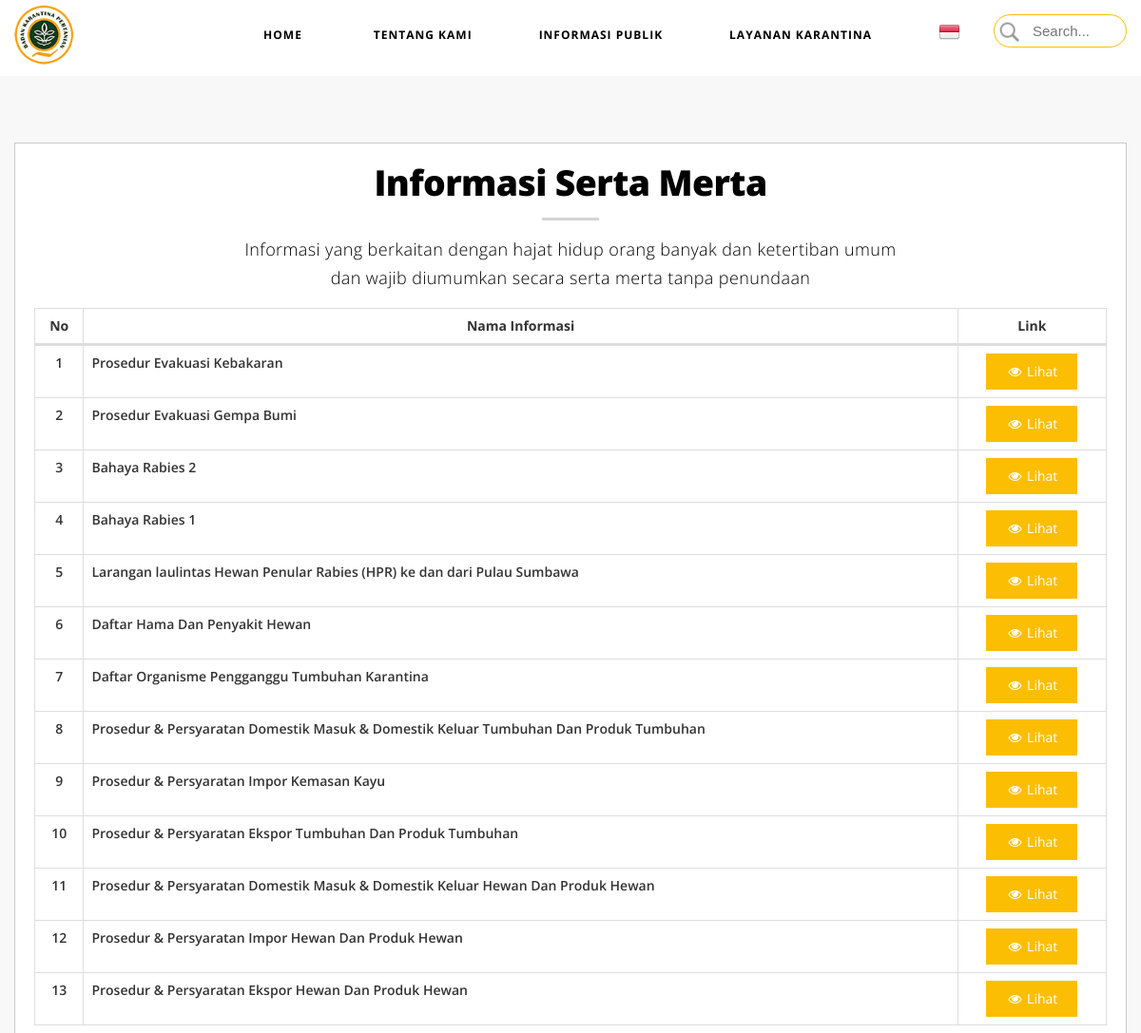
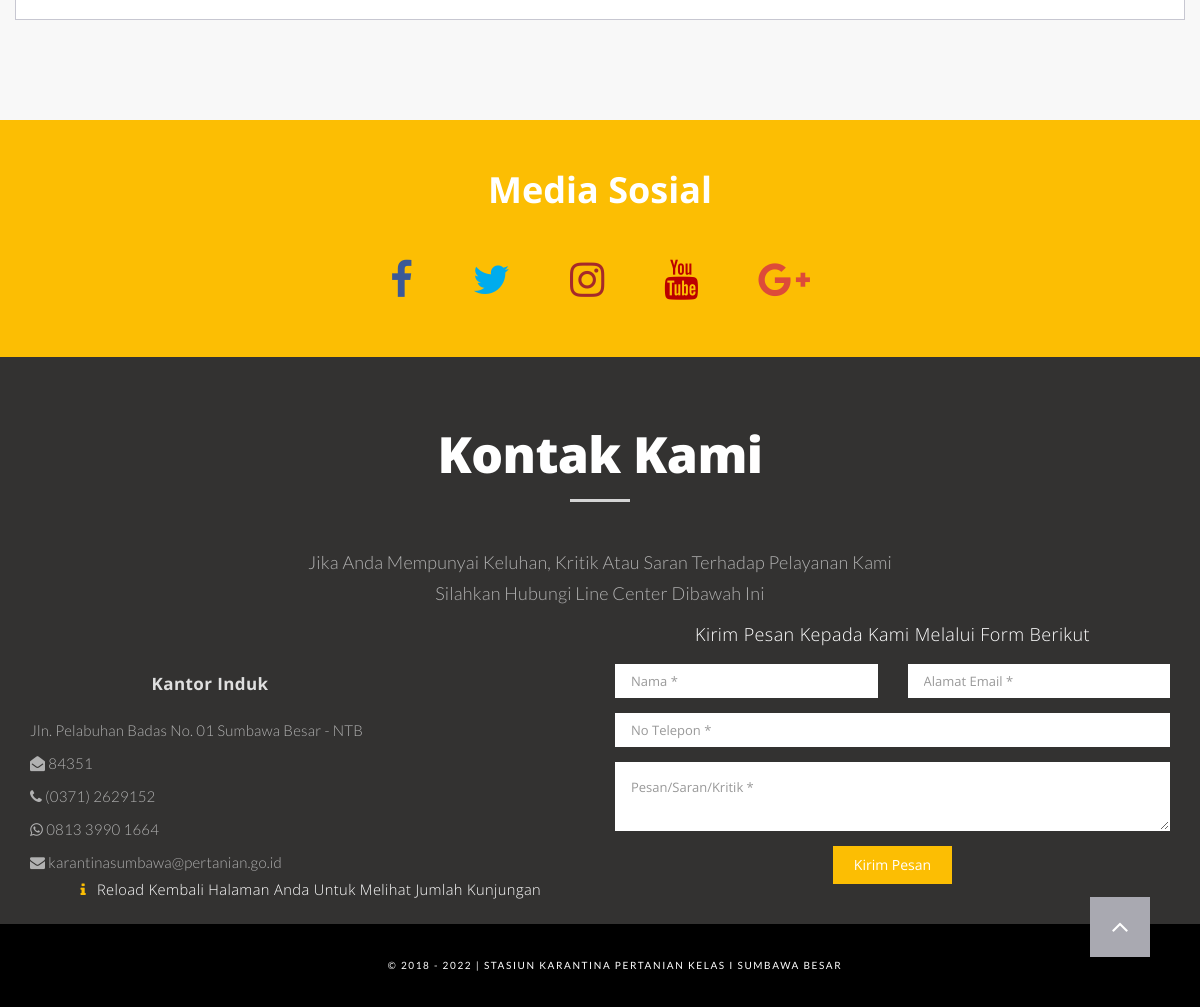
The page /ppid?info=serta_merta on the database its author committed (2 pictures, top to bottom).
### tables this page shows
CREATE TABLE `ppid_info_sertamerta` (
  `id` int(20) NOT NULL,
  `nama_info` varchar(200) NOT NULL,
  `link` varchar(400) NOT NULL,
  `waktu_input` date NOT NULL,
  `jenis` varchar(20) NOT NULL DEFAULT 'serta_merta'
);

### admin/classes/class_ppid.php (called while the page is built, shortened)
<?php
class ppid{
	private $db;
	public function __construct(Database $db){
			$this->conn = $db;
			$this->db = $this->conn->getConnection();
	}
	public function tampil_info_SertaMerta($id=null){
		$sql = "SELECT * FROM ppid_info_sertamerta";
		if ($id !=null) {
			$sql .= " WHERE id='$id' ORDER BY id DESC";
		}else{
			$sql .= " ORDER BY id DESC";
		}
		$query = $this->db->query($sql) or die($this->db->error);
		return $query;
	}
}
?>

### admin/config/database.php (called while the page is built, shortened)
<?php
class Database {
	private static $connection;
	private $host = "localhost";
	private $username = "root";
	private $password = "";
	private $database = "websumbawa";
	private function __construct() {
		self::$connection = new mysqli($this->host, $this->username, $this->password, $this->database);
	}
	public function getConnection() {
		return self::$connection;
	}
}
?>

### templates/head.php (called while the page is built, shortened)
<?php
require_once('admin/config/database.php');
require_once('admin/classes/class_ppid.php');
$db = Database::getInstance();
$ppid = new ppid($db);
require_once('templates/header_web.php');
?>

### views/ppid/serta_merta.php (the view, shortened to what this page needs)
<section class="light-bg atas" id="berkala">
	<div class="container">
		<div class="row">
			<div class="mz-module text-center">
				<div class="mz-module-about text-center">
					<div class="section-title">
						<h2 class="judul">Informasi Serta Merta</h2>
					</div>
					<div class="col-md-8 col-md-offset-2">
						<h4>Informasi yang berkaitan dengan hajat hidup orang banyak dan ketertiban umum dan wajib diumumkan secara serta merta tanpa penundaan</h4>
					</div>
					<table id="info_berkala" class="table table-bordered text-center" style="width:100%">
						<thead>
							<tr>
								<th>No</th>
								<th>Nama Informasi</th>
								<th>Link</th>
							</tr>
						</thead>
						<tbody>
							<?php
								$no = 1;
								$tampil = $ppid->tampil_info_SertaMerta();
								while ($info = $tampil->fetch_object()) :
							?>
							<tr>
								<td><?php echo $no++;?></td>
								<td><?php echo $info->nama_info;?></td>
								<td><a href="<?=$info->link;?>" target="_blank"><button type="button"  class="btn btn-warning"><i class="fa fa-eye fa-fw"></i> Lihat</button></a></td>
							</tr>
							<?php endwhile ?>
						</tbody>
					</table>
				</div>
			</div>
		</div>
	</div>
</section>

### rows shown on the page
ppid_info_sertamerta: nama_info "Prosedur Evakuasi Kebakaran"
ppid_info_sertamerta: nama_info "Prosedur Evakuasi Gempa Bumi"
ppid_info_sertamerta: nama_info "Bahaya Rabies 2"
ppid_info_sertamerta: nama_info "Bahaya Rabies 1"
ppid_info_sertamerta: nama_info "Larangan laulintas Hewan Penular Rabies (HPR) ke dan dari Pulau Sumbawa"
ppid_info_sertamerta: nama_info "Daftar Hama Dan Penyakit Hewan"
ppid_info_sertamerta: nama_info "Daftar Organisme Pengganggu Tumbuhan Karantina"
ppid_info_sertamerta: nama_info "Prosedur & Persyaratan Domestik Masuk & Domestik Keluar Tumbuhan Dan Produk Tumbuhan"
ppid_info_sertamerta: nama_info "Prosedur & Persyaratan Impor Kemasan Kayu"
ppid_info_sertamerta: nama_info "Prosedur & Persyaratan Ekspor Tumbuhan Dan Produk Tumbuhan"
ppid_info_sertamerta: nama_info "Prosedur & Persyaratan Domestik Masuk & Domestik Keluar Hewan Dan Produk Hewan"
ppid_info_sertamerta: nama_info "Prosedur & Persyaratan Impor Hewan Dan Produk Hewan"
ppid_info_sertamerta: nama_info "Prosedur & Persyaratan Ekspor Hewan Dan Produk Hewan"
